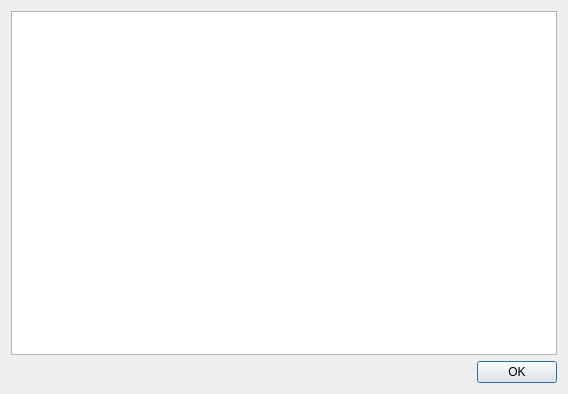
<?xml version="1.0" encoding="UTF-8"?>
<ui version="4.0">
 <class>Results</class>
 <widget class="QDialog" name="Results">
  <property name="geometry">
   <rect>
    <x>0</x>
    <y>0</y>
    <width>568</width>
    <height>394</height>
   </rect>
  </property>
  <property name="windowTitle">
   <string>Results</string>
  </property>
  <layout class="QGridLayout" name="gridLayout">
   <item row="0" column="0">
    <widget class="QTextEdit" name="textEdit">
     <property name="readOnly">
      <bool>true</bool>
     </property>
    </widget>
   </item>
   <item row="1" column="0">
    <widget class="QDialogButtonBox" name="buttonBox">
     <property name="orientation">
      <enum>Qt::Horizontal</enum>
     </property>
     <property name="standardButtons">
      <set>QDialogButtonBox::Ok</set>
     </property>
    </widget>
   </item>
  </layout>
 </widget>
 <resources/>
 <connections>
  <connection>
   <sender>buttonBox</sender>
   <signal>accepted()</signal>
   <receiver>Results</receiver>
   <slot>accept()</slot>
   <hints>
    <hint type="sourcelabel">
     <x>248</x>
     <y>254</y>
    </hint>
    <hint type="destinationlabel">
     <x>157</x>
     <y>274</y>
    </hint>
   </hints>
  </connection>
  <connection>
   <sender>buttonBox</sender>
   <signal>rejected()</signal>
   <receiver>Results</receiver>
   <slot>reject()</slot>
   <hints>
    <hint type="sourcelabel">
     <x>316</x>
     <y>260</y>
    </hint>
    <hint type="destinationlabel">
     <x>286</x>
     <y>274</y>
    </hint>
   </hints>
  </connection>
 </connections>
</ui>
